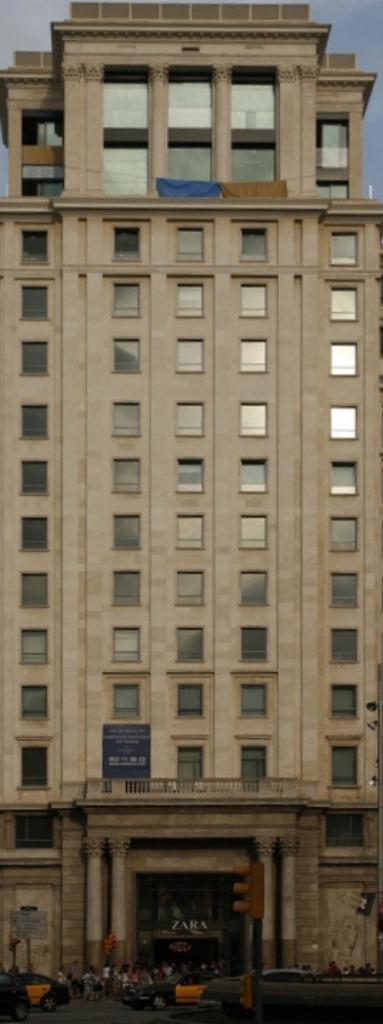
#> input picture img/cmp_b0011.jpg, 383 x 1024 px, found by its file name
$ python k_means.py
#> lines starting #> are read from the running program, lines starting #| are printed output that depends on the picture
# -*- coding: utf-8 -*-
"""
Created on Wed Nov 20 10:22:05 2019

@author: jusugacadavid
"""
# -*- coding: utf-8 -*-
"""
Created on Fri Dec 28 15:30:20 2018

@author: jusugacadavid
"""

# Importing the libraries
import numpy as np
import matplotlib.pyplot as plt
plt.rcParams.update({'font.size': 22})
import pandas as pd
import numpy as np
import platform
import tempfile
import os
import matplotlib.pyplot as plt
from scipy import ndimage as ndi
# requires skimage package
from skimage import io as skio
from skimage import color
import skimage.feature as skf
from scipy import ndimage as ndi
import cv2
from sklearn.cluster import KMeans
from sklearn.preprocessing import MinMaxScaler
import scipy

#def k_means(elbow = False):

elbow = True
"""
Returns the a matrix with the clustered image with 3 clusters
If elbow = True, the elbow method will be performed to determine the cluster size
"""

plt.close('all')

# Importing the dataset
ima = skio.imread('C:/Users/jusugacadavid/OneDrive/Thèse/Recherche/Athens - Image processing/Project/winproj/img/cmp_b0011.jpg', as_gray = False)
#> ima is the input picture: shape (1024, 383, 3); mean R, G, B 116.1, 105.1, 85.3
# [7 lines of commented-out code are left out]

big_photo = False

# Visualize the image
image = plt.figure("Original image")
plt.imshow(ima)
image.show()

# Image in L*a*b format (CIE)
imalab = color.rgb2lab(ima)
#> imalab: shape (1024, 383, 3) float64; mean of channels 0, 1, 2 44.2, 1.1, 12.6


# Histogram
#histo = plt.figure("Histogram of original image")
#plt.hist(ima.reshape((-1,)),bins=255)
#histo.show()
# Creating the dataset


X = imalab[:,:,1:3]
L = imalab[:,:,0]
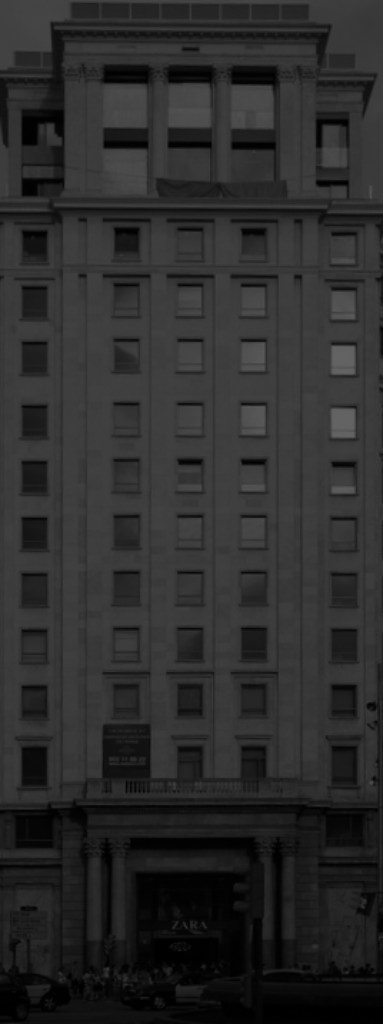
#> L: shape (1024, 383) float64; min 0, max 100, mean 44.2

imalab_shapes = np.shape(imalab)
#> imalab_shapes = (1024, 383, 3)

dim_y, dim_x = np.shape(X)[0], np.shape(X)[1]
#> dim_y = 1024; dim_x = 383

# We reshape to have (numb. pixels, a, b)
X_res = np.reshape(X, (dim_y*dim_x, 2))
#> X_res = 392192 pairs, first value -9.96 to 25.09, second value -27.95 to 41.5
L_res = np.reshape(L, (dim_y*dim_x, 1))

# Scale to do clustering
scaler = MinMaxScaler()
scaler.fit(X_res)
X_res = scaler.transform(X_res)
#> X_res = 392192 pairs, first value 0 to 1, second value 0 to 1

# With first approach, do not use
#imalab_rec1 = np.zeros((dim_y*dim_x, 3))
#imalab_rec1[:][1] = L_res

# Applying k-means with the right number of clusters
kmeans = KMeans(n_clusters = 3, init = 'k-means++',
                    max_iter = 300, n_init = 10,
                    random_state = 0) # We use K-Means++ to avoid the trap
y_kmeans = kmeans.fit_predict(X_res) #We use fir predict to get the cluster to which each instance belong

# Visualizing the clusters
Cluster_graph = plt.figure("Clusters")
plt.scatter(X_res[y_kmeans == 0, 0], X_res[y_kmeans == 0, 1], s = 100, c = 'red', label = 'cluster 1')
plt.scatter(X_res[y_kmeans == 1, 0], X_res[y_kmeans == 1, 1], s = 100, c = 'blue', label = 'cluster 2')
plt.scatter(X_res[y_kmeans == 2, 0], X_res[y_kmeans == 2, 1], s = 100, c = 'green', label = 'cluster 3')
#plt.scatter(X_res[y_kmeans == 3, 0], X_res[y_kmeans == 3, 1], s = 100, c = 'cyan', label = 'cluster 4')
#plt.scatter(X_res[y_kmeans == 4, 0], X_res[y_kmeans == 4, 1], s = 100, c = 'magenta', label = 'cluster 5')
plt.scatter(kmeans.cluster_centers_[:,0],kmeans.cluster_centers_[:,1], s = 300, c = 'black',marker = 'x', label = 'Centroids')
plt.title('Clusters')
plt.legend()
plt.show()
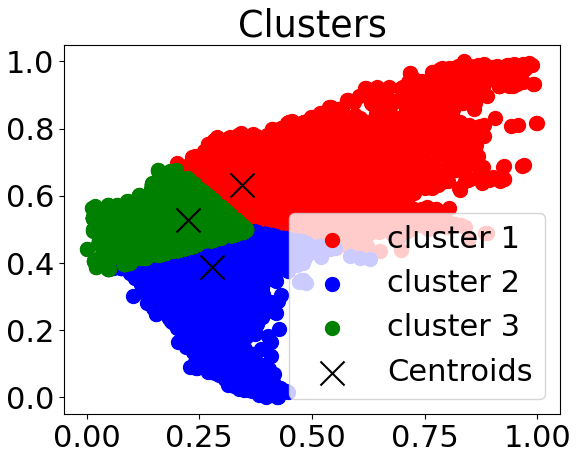
#> figure drawn by matplotlib, 1 panel

copy_X = np.copy(X_res)
#> copy_X has the same summary as X_res

# Second approach

# One pixel value per cluster


# 4 Clusters
#pixel_values = [63, 128, 191, 255]


# 3 Clusters
pixel_values = [85, 170, 255]

#Second_approach
for cluster in range(max(y_kmeans) + 1):
    copy_X[y_kmeans == cluster] = pixel_values[cluster]
#> after the loop, copy_X = 392192 pairs, first value 85 to 255, second value 85 to 255

# Use just one of the coordinates (just one necessary)
copy_X = np.delete(copy_X, 1, 1)

copy_X = np.reshape(copy_X, imalab_shapes[0:2])
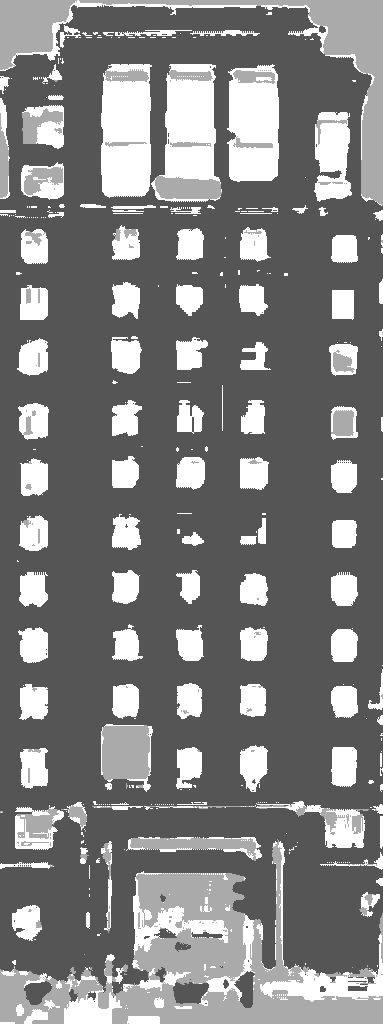
#> copy_X: shape (1024, 383) float64; min 85, max 255, mean 126.9
Clustered_image = plt.figure("Clustered Image")
plt.imshow(copy_X)
Clustered_image.show()
plt.savefig('C:/Users/jusugacadavid/OneDrive/Thèse/Recherche/Athens - Image processing/Project/hotwindow.jpg')


if (elbow == True):
    # Using the Elbow Method to find the number of Clusters
    wcss = [] # Wcss is also called inertia
    for i in range(1,11):
        kmeans = KMeans(n_clusters = i, init = 'k-means++',
                        max_iter = 300, n_init = 10,
                        random_state = 0) # We use K-Means++ to avoid the trap
        kmeans.fit(X_res)
        wcss.append(kmeans.inertia_)
#> after the loop, wcss = [5351.3, 2427.6, 1856.4, 1496.9, 1192.8, 995.1, 825.7, 703.2, 637.4, 581]
    Elbow = plt.figure("Elbow method")
    plt.plot(range(1, 11), wcss)
    plt.title('The Elbow Method')
    plt.xlabel('Number of Clusters')
    plt.ylabel('wcss')
    plt.show()
#> figure, not shown here; curve peaks at x = 1, y = 5351.3

#return copy_X

####################################################################################
####################################################################################
####################################################################################
'''Post K-means processing'''
####################################################################################
####################################################################################
####################################################################################

#def get_dims(clustered_image_matrix):
"""
Input: clustered image matrix from the k_means_section function
Output: number of floors and windows
"""
# edges detection for floors (detect edges paralel to x)
image_edges_floors = plt.figure("Image floors")
im = scipy.signal.convolve2d(copy_X, np.array([[-1] ,[ 0] , [1]]))
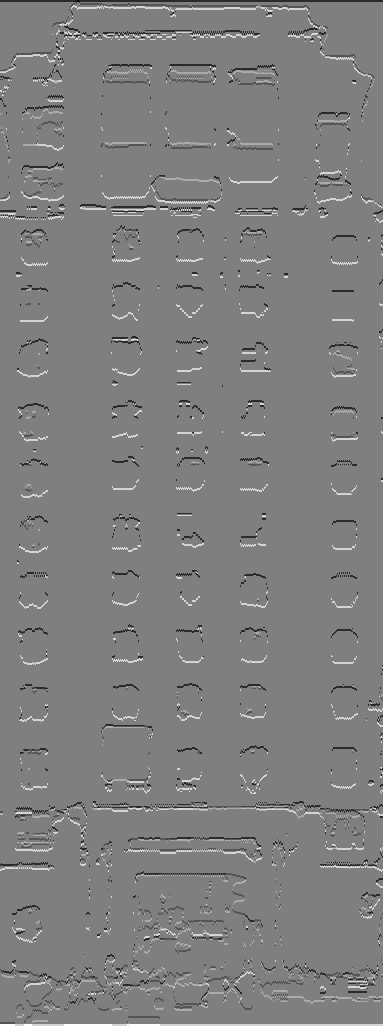
#> im: shape (1026, 383) float64; min -255, max 255, mean 0; drawn with min black and max white
# TO CHANGEim = scipy.signal.convolve2d(copy_X, np.array([[-1 , 0 ,1], [-1 , 0 ,1], [-1 , 0 ,1]]))
plt.imshow(im, cmap = "gray")
image_edges_floors.show()

# column wise sum of values
floors_peaks = plt.figure("Image floors peaks")
line_sum_floors = np.sum(im, axis = 1)
#> line_sum_floors = 1026 values, max 73950 at index 1024, min -65450 at index 1, mean 0
#plt.plot(line_sum_floors)
#floors_peaks.show()


# edges detection for windows (detects edges paralel to y)
image_edges_windows = plt.figure("image windows")
im = scipy.signal.convolve2d(copy_X, np.array([[-1 , 0 ,1], [-1 , 0 ,1], [-1 , 0 ,1]]))
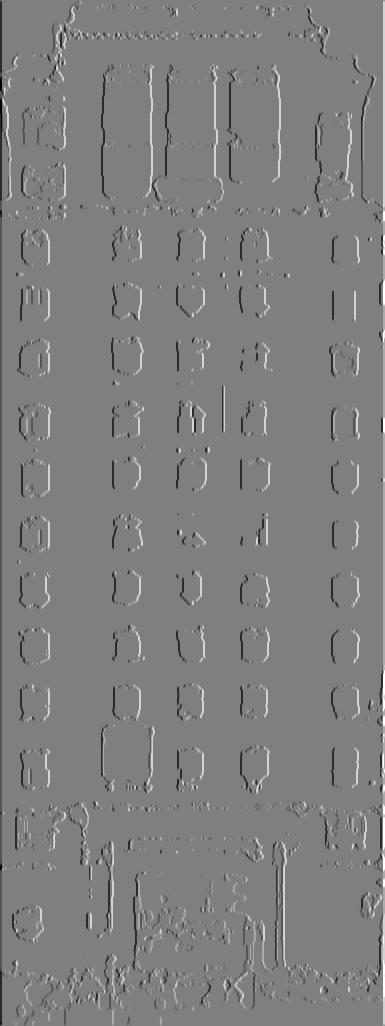
#> im: shape (1026, 385) float64; min -765, max 765, mean 0; drawn with min black and max white
#im = scipy.signal.convolve2d(copy_X, np.array([[-1 , 0 ,1]]))
plt.imshow(im, cmap = "gray")
image_edges_windows.show()

# row wise sum of values
#windows_peaks = plt.figure("Image window peaks")
line_sum_windows = (np.sum(im, axis = 0))
#> line_sum_windows = 385 values, max 463845 at index 383, min -341445 at index 1, mean 0
#plt.plot(line_sum_windows)
#windows_peaks.show()

# Preprocessing of the floors and windows signals
# Remove max and min
# For floors
line_sum_floors[:10] = 0
line_sum_floors[-10:] = 0
#floors_peaks = plt.figure("Image floors peaks")
#plt.plot(line_sum_floors)
#floors_peaks.show()

# For windows
line_sum_windows[:10] = 0
line_sum_windows[-10:] = 0
#windows_peaks = plt.figure("Image window peaks")
#plt.plot(line_sum_windows)
#windows_peaks.show()

# Removing negative values for floors
line_sum_floors= line_sum_floors[ line_sum_floors >= 0]
#> line_sum_floors = 594 values, max 15895 at index 23, min 0 at index 0, mean 1662.1
floors_peaks = plt.figure("Image floors peaks")
plt.plot(line_sum_floors)
floor_quantile = np.quantile(line_sum_floors, 0.92)
#> floor_quantile = 6432.8
plt.axhline(y = floor_quantile, color = 'r')
floors_peaks.show()
#> figure, not shown here; curve peaks at x = 23, y = 15895

# Removing negative values for windows
line_sum_windows= line_sum_windows[ line_sum_windows >= 0]
#> line_sum_windows = 194 values, max 118830 at index 27, min 0 at index 0, mean 13115.4
windows_peaks = plt.figure("Image window peaks")
window_quantile = np.quantile(line_sum_windows, 0.92)
#> window_quantile = 47634
plt.axhline(y = window_quantile, color = 'r')
plt.plot(line_sum_windows)
windows_peaks.show()
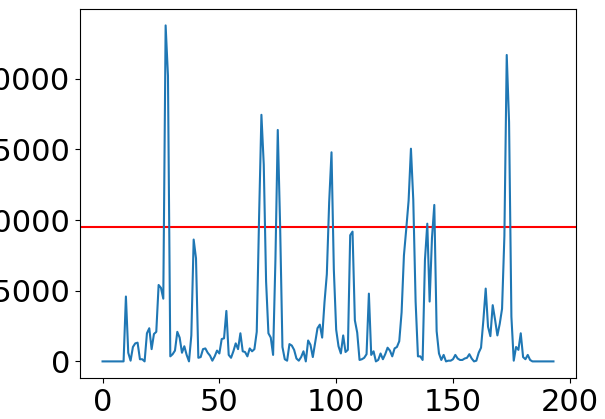
#> figure drawn by matplotlib, 1 panel; curve peaks at x = 27, y = 118830

# moving average and quantiles
# Removing negative values for floors
if big_photo == False:
    MAVG_window = 5
    line_sum_floors= line_sum_floors[ line_sum_floors >= 0]
    line_sum_floors = np.convolve(line_sum_floors, np.ones((MAVG_window,))/MAVG_window, mode='valid')
#> line_sum_floors = 590 values, max 8925 at index 22, min 0 at index 0, mean 1673.3
else:
    MAVG_window = 40
    line_sum_floors= line_sum_floors[ line_sum_floors >= 0]
    line_sum_floors = np.convolve(line_sum_floors, np.ones((MAVG_window,))/MAVG_window, mode='valid')

floors_peaks_MAVG = plt.figure("Image floors peaks MAVG")
plt.plot(line_sum_floors)
# Recalculate the quantile with the new data after moving average
floor_quantile = np.quantile(line_sum_floors, 0.92)
#> floor_quantile = 5166
plt.axhline(y = floor_quantile, color = 'r')
floors_peaks.show()


# moving average and quantiles
# Removing negative values for windows
if big_photo == False:
    MAVG_window = 5
    line_sum_windows= line_sum_windows[ line_sum_windows >= 0]
    line_sum_windows = np.convolve(line_sum_windows, np.ones((MAVG_window,))/MAVG_window, mode='valid')
#> line_sum_windows = 190 values, max 59007 at index 24, min 0 at index 0, mean 13391.5
else:
    MAVG_window = 15
    line_sum_windows= line_sum_windows[ line_sum_windows >= 0]
    line_sum_windows = np.convolve(line_sum_windows, np.ones((MAVG_window,))/MAVG_window, mode='valid')

windows_peaks_MAVG = plt.figure("Image window peaks MAVG")
# Recalculate the quantile with the new data after moving average
window_quantile = np.quantile(line_sum_windows, 0.92)
#> window_quantile = 42254.5
plt.axhline(y = window_quantile, color = 'r')
plt.plot(line_sum_windows)
windows_peaks.show()


# Find the number of peaks for floors
peaks_over_floors = []
last_value_floor = 0
for index in range(len(line_sum_floors)):
    if ((line_sum_floors[index] >= floor_quantile) and (last_value_floor < floor_quantile)) == True:
        peaks_over_floors.append(1)
    else:
        peaks_over_floors.append(0)
    last_value_floor = line_sum_floors[index]
#> this loop made 590 passes
#> last_value_floor on passes 1 to 3: 0, 0, 0
#> after the loop, peaks_over_floors = 590 values, max 1 at index 19, min 0 at index 0, mean 0.0203


# Find the number of peaks for windows
peaks_over_windows = []
last_value_window = 0
for index in range(len(line_sum_windows)):
    if ((line_sum_windows[index] >= window_quantile) and (last_value_window < window_quantile)) == True:
        peaks_over_windows.append(1)
    else:
        peaks_over_windows.append(0)
    last_value_window = line_sum_windows[index]
#> this loop made 190 passes
#> after the loop, peaks_over_windows = 190 values, max 1 at index 24, min 0 at index 0, mean 0.0263

# Number of floors using the quantile
number_floors = sum(peaks_over_floors)
#> number_floors = 12
print("The number of floors using the quantile on the moving average is: ", number_floors)
#| The number of floors using the quantile on the moving average is:  12
#number of windows using the quantile

# Assumption: the building has approximatively the same number of rows per floor
number_windows_per_row = sum(peaks_over_windows)
#> number_windows_per_row = 5
number_windows = number_windows_per_row * number_floors
#> number_windows = 60
print("The number of windows using the quantile on the moving average is: ", number_windows)
#| The number of windows using the quantile on the moving average is:  60

#> figure, not shown here; curve peaks at x = 22, y = 8925
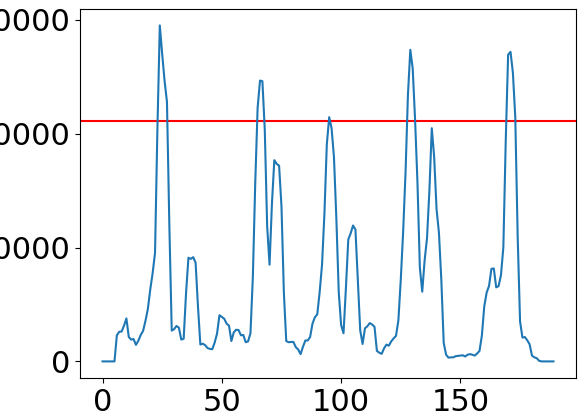
#> figure drawn by matplotlib, 1 panel; curve peaks at x = 24, y = 59007
